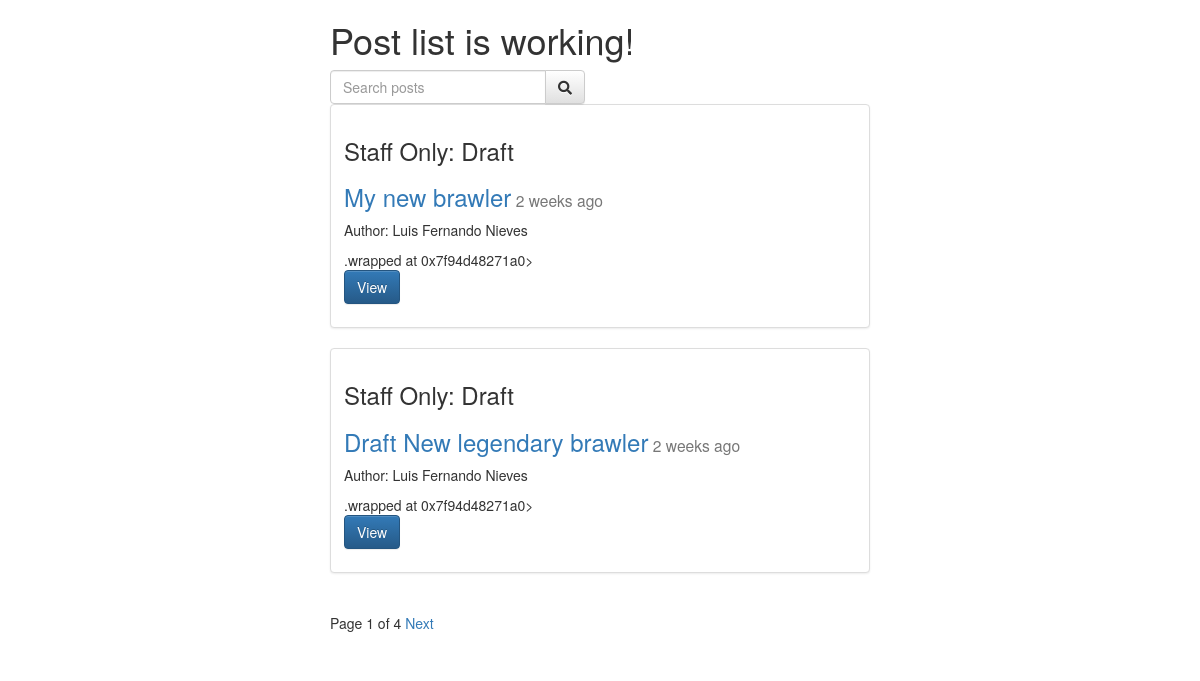
The app's page /posts/, older data.
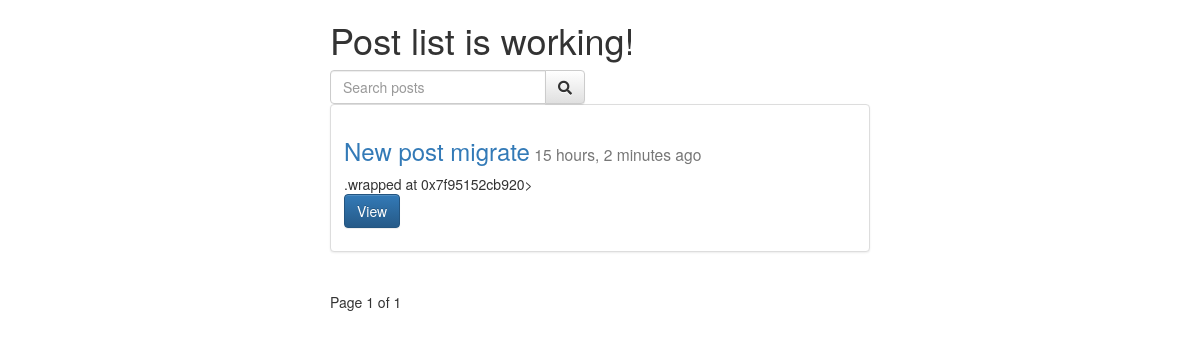
The same page, newer data.
### posts/models.py (models this page shows, shortened)
class Post(models.Model):
    user = models.ForeignKey(settings.AUTH_USER_MODEL, default=1)
    title = models.CharField(max_length=255)
    slug = models.SlugField(unique=True)
    image = models.ImageField(upload_to=upload_location,
            null=True,
            blank=True,
            width_field="width_field",
            height_field="height_field")
    height_field = models.IntegerField(default=0)
    width_field = models.IntegerField(default=0)
    content = models.TextField()
    draft = models.BooleanField(default=False)
    publish = models.DateField(auto_now=False, auto_now_add=False)
    updated = models.DateTimeField(auto_now=True, auto_now_add=False)
    timestamp = models.DateTimeField(auto_now=False, auto_now_add=True)
    objects = PostManager()
    def get_absolute_url(self):
        return reverse("posts:detail", kwargs={"slug": self.slug})
    def get_markdown(self):
        content = self.content
        markdown_text = markdown(content)
        return mark_safe(markdown_text)

### posts/views.py (the view, shortened to what this page needs)
def post_list(request):
    today = timezone.now().date()
    queryset_list = Post.objects.active() # filter(draft=False).filter(publish__lte=timezone.now()) #all().order_by("-timestamp")
    if request.user.is_staff or not request.user.is_superuser:
        queryset_list = Post.objects.all()
    query = request.GET.get("q")
    paginator = Paginator(queryset_list, 2)
    page_request_var = "page"
    page = request.GET.get(page_request_var)
    try:
        queryset = paginator.page(page)
    except PageNotAnInteger:
        queryset = paginator.page(1)
    except EmptyPage:
        queryset = paginator.page(paginator.num_pages)
    context = {
        "object_list": queryset,
        "title": "Post list is working!",
        "page_request_var": page_request_var,
        "today": today,
    }
    return render(request, "post_list.html", context)

### posts/models.py (called while the page is built)
    def active(self, *args, **kwargs):
        return super(PostManager, self).filter(draft=False).filter(publish__lte=timezone.now())

### templates/post_list.html (shortened to what this page needs)
{% extends "base.html" %}
{% block content %}
<div class="col-sm-6 col-sm-offset-3">
  <h1>{{ title }}</h1>
  <form class="row" method="GET" action="">
    <div class="col-sm-6">
      <div class="input-group">
        <input class="form-control" type="text" name="q" placeholder="Search posts" value="{{ request.GET.q }}">
        <span class="input-group-btn">
          <button class="btn btn-default" type="submit"><i class="fa fa-search"></i></button>
        </span>
    </div>
  </div>
  </form>
  {% for obj in object_list %}
    <div class="row">
      <div class="col-sm-12">
        <div class="thumbnail">
          <div class="caption post-detail-item">
          {% if obj.draft %}<h3>Staff Only: Draft</h3>{% endif %}
            <h3>
              <a href='{{ obj.get_absolute_url }}'>{{ obj.title }}</a><small> {{ obj.publish | timesince }} ago</small>
            </h3>
            <p>{% if obj.user.get_full_name %}Author: {{ obj.user.get_full_name }}{% endif %}</p>
            {{ obj.get_markdown|safe }}
            <p><a href="{{ obj.get_absolute_url }}" class="btn btn-primary" role="button">View</a></p>
          </div>
        </div>
      </div>
    </div>
  {% endfor %}
  <div class="pagination">
    <span class="step-links">
      <span class="current">
        Page {{ object_list.number }} of {{ object_list.paginator.num_pages }}
      </span>
      {% if object_list.has_next %}
        <a href="?{{ page_request_var }}={{ object_list.next_page_number }}{% if request.GET.q %}&q={{ request.GET.q }}{% endif %}">Next</a>
      {% endif %}
    </span>
  </div>
</div>
{% endblock content %}

### templates/base.html (shortened to what this page needs)
{% load staticfiles %}
<!DOCTYPE html>
<html lang="en">
<head>
    <link rel="stylesheet" href="https://maxcdn.bootstrapcdn.com/bootstrap/3.3.7/css/bootstrap.min.css">
    <link rel="stylesheet" href="https://maxcdn.bootstrapcdn.com/bootstrap/3.3.7/css/bootstrap-theme.min.css">
    <link rel="stylesheet" href="https://use.fontawesome.com/releases/v5.8.1/css/all.css">
    <link rel="stylesheet" href="https://cdnjs.cloudflare.com/ajax/libs/bootstrap-social/5.1.1/bootstrap-social.min.css">
    <link rel="stylesheet" href='{% static "css/base.css" %}'>
</head>
<body>
    <div class="container">
      {% block content %}
      {% endblock content %}
    </div>
</body>
</html>

Row changes from the older to the newer data that the page shows:
removed Post: draft "Staff Only: Draft", title "Draft New legendary brawler", publish "2 weeks", user.get_full_name "Luis Fernando Nieves", get_markdown ".wrapped at 0x7f94d48271a0>"
changed Post: title "My new brawler" → "New post migrate"; publish "2 weeks" → "15 hours, 2 minutes"; get_markdown ".wrapped at 0x7f94d48271a0>" → ".wrapped at 0x7f95152cb920>"; draft True → False (drawn); user.get_full_name "Luis Fernando Nieves" → (not shown)
Text that changed along with them:
{{ object_list.paginator.num_pages }}: "4" → "1"
text no longer shown: "Next"
